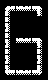

This game map was drawn from its Tiled (.tmx) file and the tilesets committed beside it. A one-line description and the full map source follow:
An orthogonal 3x5 tile map with 16x16 px tiles, 1 tile layer (Kachelebene 1).

<map version="1.2" tiledversion="1.3.3" orientation="orthogonal" renderorder="right-down" width="3" height="5" tilewidth="16" tileheight="16" infinite="0" nextlayerid="2" nextobjectid="1">
 <tileset firstgid="1" source="myPONG.tsx" />
 <layer id="1" name="Kachelebene 1" width="3" height="5">
  <data encoding="csv">
570,571,633,
634,207,207,
634,571,633,
634,207,634,
697,571,698
</data>
 </layer>
</map>
